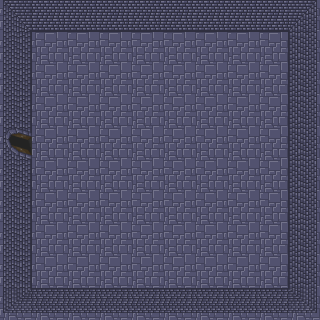

The image is a tile-based game level rendered from a .tmx file. Its description and complete source (layers, tilesets, objects, tile grids) follow:
An orthogonal 10x10 tile map with 32x32 px tiles, 3 tile layers (Boden, Ausenmauer, Tur) and 1 object.

<map version="1.9" tiledversion="1.9.2" orientation="orthogonal" renderorder="right-down" width="10" height="10" tilewidth="32" tileheight="32" infinite="0" nextlayerid="5" nextobjectid="2">
 <tileset firstgid="1" source="Level1.tsx" />
 <layer id="1" name="Boden" width="10" height="10">
  <data encoding="csv">
18,18,18,18,18,18,18,18,18,18,
18,18,18,18,18,18,18,18,18,18,
18,18,18,18,18,18,18,18,18,18,
18,18,18,18,18,18,18,18,18,18,
18,18,18,18,18,18,18,18,18,18,
18,18,18,18,18,18,18,18,18,18,
18,18,18,18,18,18,18,18,18,18,
18,18,18,18,18,18,18,18,18,18,
18,18,18,18,18,18,18,18,18,18,
18,18,18,18,18,18,18,18,18,18
</data>
 </layer>
 <layer id="2" name="Ausenmauer" width="10" height="10">
  <data encoding="csv">
5,6,6,6,6,6,6,6,6,7,
17,0,0,0,0,0,0,0,0,19,
17,0,0,0,0,0,0,0,0,19,
17,0,0,0,0,0,0,0,0,19,
17,0,0,0,0,0,0,0,0,19,
17,0,0,0,0,0,0,0,0,19,
17,0,0,0,0,0,0,0,0,19,
17,0,0,0,0,0,0,0,0,19,
17,0,0,0,0,0,0,0,0,19,
29,30,30,30,30,30,30,30,30,31
</data>
 </layer>
 <layer id="3" name="Tur" width="10" height="10">
  <data encoding="csv">
0,0,0,0,0,0,0,0,0,0,
0,0,0,0,0,0,0,0,0,0,
0,0,0,0,0,0,0,0,0,0,
0,0,0,0,0,0,0,0,0,0,
49,0,0,0,0,0,0,0,0,0,
0,0,0,0,0,0,0,0,0,0,
0,0,0,0,0,0,0,0,0,0,
0,0,0,0,0,0,0,0,0,0,
0,0,0,0,0,0,0,0,0,0,
0,0,0,0,0,0,0,0,0,0
</data>
 </layer>
 <objectgroup id="4" name="Spawn">
  <object id="1" x="49" y="45" />
 </objectgroup>
</map>